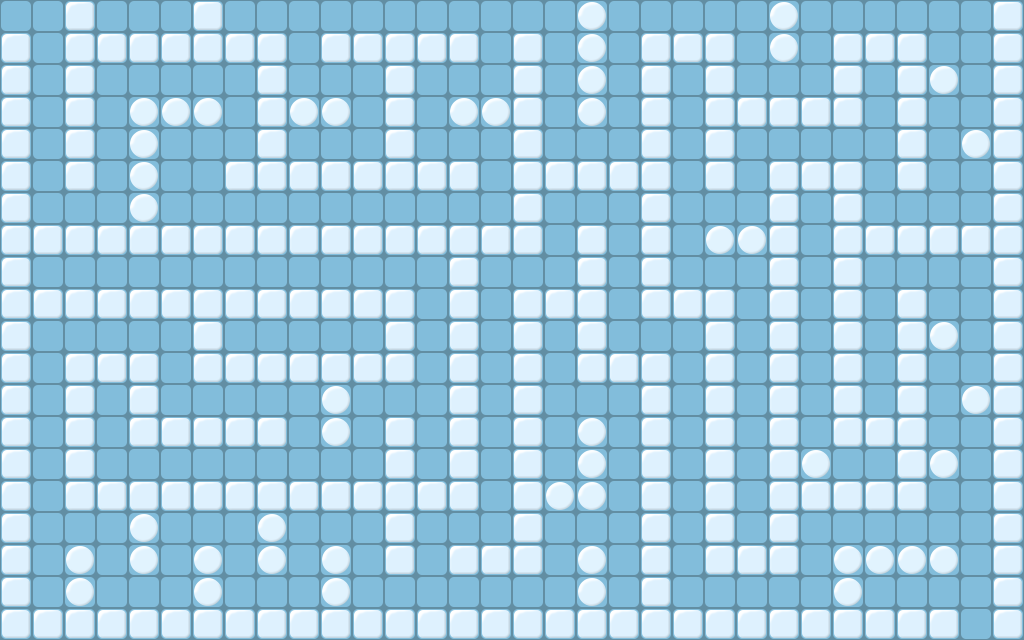

Tiled map render using the project's own tile images. Description and the whole map definition, tile-layer contents included, below:
An orthogonal 32x20 tile map with 32x32 px tiles, 3 tile layers (Floor, Wall, Item).

<map version="1.9" tiledversion="1.9.2" orientation="orthogonal" renderorder="right-down" width="32" height="20" tilewidth="32" tileheight="32" infinite="0" nextlayerid="4" nextobjectid="1">
 <tileset firstgid="1" source="iceTiles.tsx" />
 <layer id="1" name="Floor" width="32" height="20">
  <data encoding="csv">
1,1,1,1,1,1,1,1,1,1,1,1,1,1,1,1,1,1,1,1,1,1,1,1,1,1,1,1,1,1,1,1,
1,1,1,1,1,1,1,1,1,1,1,1,1,1,1,1,1,1,1,1,1,1,1,1,1,1,1,1,1,1,1,1,
1,1,1,1,1,1,1,1,1,1,1,1,1,1,1,1,1,1,1,1,1,1,1,1,1,1,1,1,1,1,1,1,
1,1,1,1,1,1,1,1,1,1,1,1,1,1,1,1,1,1,1,1,1,1,1,1,1,1,1,1,1,1,1,1,
1,1,1,1,1,1,1,1,1,1,1,1,1,1,1,1,1,1,1,1,1,1,1,1,1,1,1,1,1,1,1,1,
1,1,1,1,1,1,1,1,1,1,1,1,1,1,1,1,1,1,1,1,1,1,1,1,1,1,1,1,1,1,1,1,
1,1,1,1,1,1,1,1,1,1,1,1,1,1,1,1,1,1,1,1,1,1,1,1,1,1,1,1,1,1,1,1,
1,1,1,1,1,1,1,1,1,1,1,1,1,1,1,1,1,1,1,1,1,1,1,1,1,1,1,1,1,1,1,1,
1,1,1,1,1,1,1,1,1,1,1,1,1,1,1,1,1,1,1,1,1,1,1,1,1,1,1,1,1,1,1,1,
1,1,1,1,1,1,1,1,1,1,1,1,1,1,1,1,1,1,1,1,1,1,1,1,1,1,1,1,1,1,1,1,
1,1,1,1,1,1,1,1,1,1,1,1,1,1,1,1,1,1,1,1,1,1,1,1,1,1,1,1,1,1,1,1,
1,1,1,1,1,1,1,1,1,1,1,1,1,1,1,1,1,1,1,1,1,1,1,1,1,1,1,1,1,1,1,1,
1,1,1,1,1,1,1,1,1,1,1,1,1,1,1,1,1,1,1,1,1,1,1,1,1,1,1,1,1,1,1,1,
1,1,1,1,1,1,1,1,1,1,1,1,1,1,1,1,1,1,1,1,1,1,1,1,1,1,1,1,1,1,1,1,
1,1,1,1,1,1,1,1,1,1,1,1,1,1,1,1,1,1,1,1,1,1,1,1,1,1,1,1,1,1,1,1,
1,1,1,1,1,1,1,1,1,1,1,1,1,1,1,1,1,1,1,1,1,1,1,1,1,1,1,1,1,1,1,1,
1,1,1,1,1,1,1,1,1,1,1,1,1,1,1,1,1,1,1,1,1,1,1,1,1,1,1,1,1,1,1,1,
1,1,1,1,1,1,1,1,1,1,1,1,1,1,1,1,1,1,1,1,1,1,1,1,1,1,1,1,1,1,1,1,
1,1,1,1,1,1,1,1,1,1,1,1,1,1,1,1,1,1,1,1,1,1,1,1,1,1,1,1,1,1,1,1,
1,1,1,1,1,1,1,1,1,1,1,1,1,1,1,1,1,1,1,1,1,1,1,1,1,1,1,1,1,1,1,1
</data>
 </layer>
 <layer id="2" name="Wall" width="32" height="20">
  <data encoding="csv">
0,0,3,0,0,0,3,0,0,0,0,0,0,0,0,0,0,0,4,0,0,0,0,0,4,0,0,0,0,0,0,3,
3,0,3,3,3,3,3,3,3,0,3,3,3,3,3,0,3,0,4,0,3,3,3,0,4,0,3,3,3,0,0,3,
3,0,3,0,0,0,0,0,3,0,0,0,3,0,0,0,3,0,4,0,3,0,3,0,0,0,3,0,3,4,0,3,
3,0,3,0,4,4,4,0,3,4,4,0,3,0,4,4,3,0,4,0,3,0,3,3,3,3,3,0,3,0,0,3,
3,0,3,0,4,0,0,0,3,0,0,0,3,0,0,0,3,0,0,0,3,0,3,0,0,0,0,0,3,0,4,3,
3,0,3,0,4,0,0,3,3,3,3,3,3,3,3,0,3,3,3,3,3,0,3,0,3,3,3,0,3,0,0,3,
3,0,0,0,4,0,0,0,0,0,0,0,0,0,0,0,3,0,0,0,3,0,0,0,3,0,3,0,0,0,0,3,
3,3,3,3,3,3,3,3,3,3,3,3,3,3,3,3,3,0,3,0,3,0,4,4,3,0,3,3,3,3,3,3,
3,0,0,0,0,0,0,0,0,0,0,0,0,0,3,0,0,0,3,0,3,0,0,0,3,0,3,0,0,0,0,3,
3,3,3,3,3,3,3,3,3,3,3,3,3,0,3,0,3,3,3,0,3,3,3,0,3,0,3,0,3,0,0,3,
3,0,0,0,0,0,3,0,0,0,0,0,3,0,3,0,3,0,3,0,0,0,3,0,3,0,3,0,3,4,0,3,
3,0,3,3,3,0,3,3,3,3,3,3,3,0,3,0,3,0,3,3,3,0,3,0,3,0,3,0,3,0,0,3,
3,0,3,0,3,0,0,0,0,0,4,0,0,0,3,0,3,0,0,0,3,0,3,0,3,0,3,0,3,0,4,3,
3,0,3,0,3,3,3,3,3,0,4,0,3,0,3,0,3,0,4,0,3,0,3,0,3,0,3,3,3,0,0,3,
3,0,3,0,0,0,0,0,0,0,0,0,3,0,3,0,3,0,4,0,3,0,3,0,3,4,0,0,3,4,0,3,
3,0,3,3,3,3,3,3,3,3,3,3,3,3,3,0,3,4,4,0,3,0,3,0,3,3,3,3,3,0,0,3,
3,0,0,0,4,0,0,0,4,0,0,0,3,0,0,0,3,0,0,0,3,0,3,0,3,0,0,0,0,0,0,3,
3,0,4,0,4,0,4,0,4,0,4,0,3,0,3,3,3,0,4,0,3,0,3,3,3,0,4,4,4,4,0,3,
3,0,4,0,0,0,4,0,0,0,4,0,0,0,0,0,0,0,4,0,3,0,0,0,0,0,4,0,0,0,0,3,
3,3,3,3,3,3,3,3,3,3,3,3,3,3,3,3,3,3,3,3,3,3,3,3,3,3,3,3,3,3,0,3
</data>
 </layer>
 <layer id="3" name="Item" width="32" height="20">
  <data encoding="csv">
0,0,0,0,0,0,0,0,0,0,0,0,0,0,0,0,0,0,0,0,0,0,0,0,0,0,0,0,0,0,0,0,
0,0,0,0,0,0,0,0,0,0,0,0,0,0,0,0,0,0,0,0,0,0,0,0,0,0,0,0,0,0,0,0,
0,0,0,0,0,0,0,0,0,0,0,0,0,0,0,0,0,0,0,0,0,0,0,0,0,0,0,0,0,0,0,0,
0,0,0,0,0,0,0,0,0,0,0,0,0,0,0,0,0,0,0,0,0,0,0,0,0,0,0,0,0,0,0,0,
0,0,0,0,0,0,0,0,0,0,0,0,0,0,0,0,0,0,0,0,0,0,0,0,0,0,0,0,0,0,0,0,
0,0,0,0,0,0,0,0,0,0,0,0,0,0,0,0,0,0,0,0,0,0,0,0,0,0,0,0,0,0,0,0,
0,0,0,0,0,0,0,0,0,0,0,0,0,0,0,0,0,0,0,0,0,0,0,0,0,0,0,0,0,0,0,0,
0,0,0,0,0,0,0,0,0,0,0,0,0,0,0,0,0,0,0,0,0,0,0,0,0,0,0,0,0,0,0,0,
0,0,0,0,0,0,0,0,0,0,0,0,0,0,0,0,0,0,0,0,0,0,0,0,0,0,0,0,0,0,0,0,
0,0,0,0,0,0,0,0,0,0,0,0,0,0,0,0,0,0,0,0,0,0,0,0,0,0,0,0,0,0,0,0,
0,0,0,0,0,0,0,0,0,0,0,0,0,0,0,0,0,0,0,0,0,0,0,0,0,0,0,0,0,0,0,0,
0,0,0,0,0,0,0,0,0,0,0,0,0,0,0,0,0,0,0,0,0,0,0,0,0,0,0,0,0,0,0,0,
0,0,0,0,0,0,0,0,0,0,0,0,0,0,0,0,0,0,0,0,0,0,0,0,0,0,0,0,0,0,0,0,
0,0,0,0,0,0,0,0,0,0,0,0,0,0,0,0,0,0,0,0,0,0,0,0,0,0,0,0,0,0,0,0,
0,0,0,0,0,0,0,0,0,0,0,0,0,0,0,0,0,0,0,0,0,0,0,0,0,0,0,0,0,0,0,0,
0,0,0,0,0,0,0,0,0,0,0,0,0,0,0,0,0,0,0,0,0,0,0,0,0,0,0,0,0,0,0,0,
0,0,0,0,0,0,0,0,0,0,0,0,0,0,0,0,0,0,0,0,0,0,0,0,0,0,0,0,0,0,0,0,
0,0,0,0,0,0,0,0,0,0,0,0,0,0,0,0,0,0,0,0,0,0,0,0,0,0,0,0,0,0,0,0,
0,0,0,0,0,0,0,0,0,0,0,0,0,0,0,0,0,0,0,0,0,0,0,0,0,0,0,0,0,0,0,0,
0,0,0,0,0,0,0,0,0,0,0,0,0,0,0,0,0,0,0,0,0,0,0,0,0,0,0,0,0,0,0,0
</data>
 </layer>
</map>
